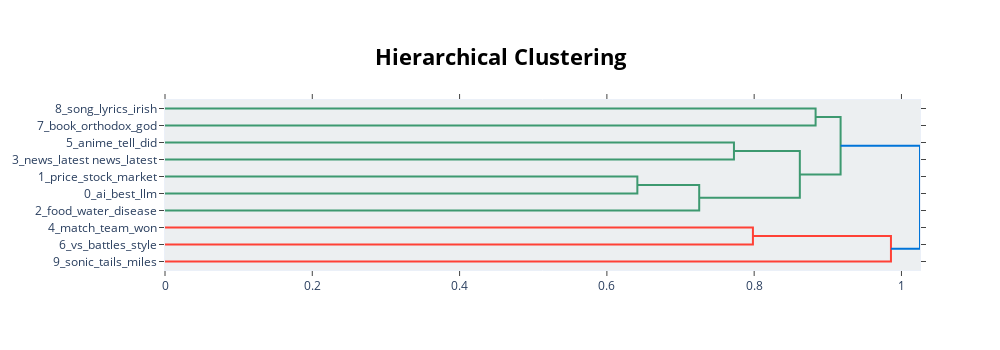

Here is the notebook cell this chart was saved with:
### Code cell
topic_model.visualize_hierarchy(custom_labels=True)

### Figure 1 — Plotly figure (JSON) as saved in the notebook; plotly's stock layout.template omitted (floating-point values rounded to 4 significant figures)
{"data": [{"hoverinfo": "text", "marker": {"color": "rgb(61,153,112)"}, "mode": "lines", "type": "scatter", "x": [0.0, 0.8834, 0.8834, 0.0], "xaxis": "x", "y": [-5.0, -5.0, -15.0, -15.0], "yaxis": "y"}, {"hoverinfo": "text", "marker": {"color": "rgb(61,153,112)"}, "mode": "lines", "type": "scatter", "x": [0.0, 0.7725, 0.7725, 0.0], "xaxis": "x", "y": [-25.0, -25.0, -35.0, -35.0], "yaxis": "y"}, {"hoverinfo": "text", "marker": {"color": "rgb(61,153,112)"}, "mode": "lines", "type": "scatter", "x": [0.0, 0.6414, 0.6414, 0.0], "xaxis": "x", "y": [-45.0, -45.0, -55.0, -55.0], "yaxis": "y"}, {"hoverinfo": "text", "marker": {"color": "rgb(61,153,112)"}, "mode": "lines", "type": "scatter", "x": [0.6414, 0.7254, 0.7254, 0.0], "xaxis": "x", "y": [-50.0, -50.0, -65.0, -65.0], "yaxis": "y"}, {"hoverinfo": "text", "marker": {"color": "rgb(61,153,112)"}, "mode": "lines", "type": "scatter", "x": [0.7725, 0.862, 0.862, 0.7254], "xaxis": "x", "y": [-30.0, -30.0, -57.5, -57.5], "yaxis": "y"}, {"hoverinfo": "text", "marker": {"color": "rgb(61,153,112)"}, "mode": "lines", "type": "scatter", "x": [0.8834, 0.9174, 0.9174, 0.862], "xaxis": "x", "y": [-10.0, -10.0, -43.75, -43.75], "yaxis": "y"}, {"hoverinfo": "text", "marker": {"color": "rgb(255,65,54)"}, "mode": "lines", "type": "scatter", "x": [0.0, 0.7983, 0.7983, 0.0], "xaxis": "x", "y": [-75.0, -75.0, -85.0, -85.0], "yaxis": "y"}, {"hoverinfo": "text", "marker": {"color": "rgb(255,65,54)"}, "mode": "lines", "type": "scatter", "x": [0.7983, 0.9857, 0.9857, 0.0], "xaxis": "x", "y": [-80.0, -80.0, -95.0, -95.0], "yaxis": "y"}, {"hoverinfo": "text", "marker": {"color": "rgb(0,116,217)"}, "mode": "lines", "type": "scatter", "x": [0.9174, 1.025, 1.025, 0.9857], "xaxis": "x", "y": [-26.88, -26.88, -87.5, -87.5], "yaxis": "y"}], "layout": {"autosize": false, "height": 350, "hoverlabel": {"bgcolor": "white", "font": {"family": "Rockwell", "size": 16}}, "hovermode": "closest", "plot_bgcolor": "#ECEFF1", "showlegend": false, "title": {"font": {"color": "Black", "size": 22}, "text": "<b>Hierarchical Clustering</b>", "x": 0.5, "xanchor": "center", "yanchor": "top"}, "width": 1000, "xaxis": {"mirror": "allticks", "rangemode": "tozero", "showgrid": false, "showline": true, "showticklabels": true, "ticks": "outside", "type": "linear", "zeroline": false}, "yaxis": {"mirror": "allticks", "range": [-100, 0], "rangemode": "tozero", "showgrid": false, "showline": true, "showticklabels": true, "tickmode": "array", "ticks": "outside", "ticktext": ["8_song_lyrics_irish", "7_book_orthodox_god", "5_anime_tell_did", "3_news_latest news_latest", "1_price_stock_market", "0_ai_best_llm", "2_food_water_disease", "4_match_team_won", "6_vs_battles_style", "9_sonic_tails_miles"], "tickvals": [-5, -15, -25, -35, -45, -55, -65, -75, -85, -95], "type": "linear", "zeroline": false}}}
